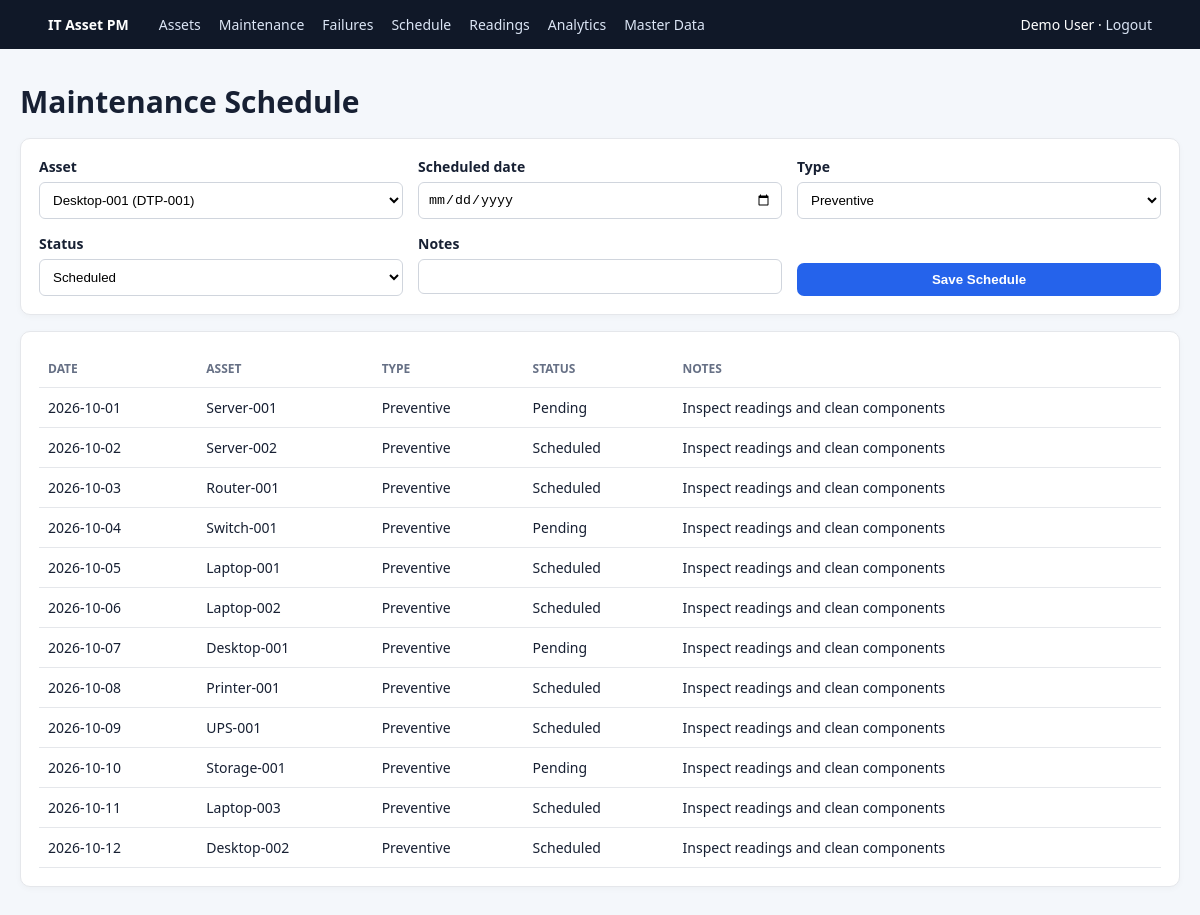
The app's page /schedule (signed in) with its own data.
### tables this page shows
CREATE TABLE users (
    user_id INTEGER PRIMARY KEY AUTOINCREMENT,
    name TEXT NOT NULL,
    email TEXT NOT NULL UNIQUE COLLATE NOCASE,
    password TEXT NOT NULL,
    created_at TEXT NOT NULL DEFAULT CURRENT_TIMESTAMP
);

CREATE TABLE maintenance_schedule (
    schedule_id INTEGER PRIMARY KEY AUTOINCREMENT,
    asset_id INTEGER NOT NULL REFERENCES assets(asset_id) ON DELETE CASCADE,
    scheduled_date TEXT NOT NULL,
    maintenance_type TEXT NOT NULL CHECK(maintenance_type IN ('Preventive','Corrective','Emergency')),
    notes TEXT,
    status TEXT NOT NULL CHECK(status IN ('Scheduled','Completed','Pending')) DEFAULT 'Scheduled'
);

CREATE TABLE assets (
    asset_id INTEGER PRIMARY KEY AUTOINCREMENT,
    user_id INTEGER NOT NULL REFERENCES users(user_id) ON DELETE CASCADE,
    category_id INTEGER NOT NULL REFERENCES asset_categories(category_id) ON DELETE RESTRICT,
    asset_name TEXT NOT NULL,
    asset_tag TEXT NOT NULL UNIQUE,
    manufacturer TEXT,
    model TEXT,
    purchase_date TEXT NOT NULL,
    warranty_expiry TEXT,
    location TEXT NOT NULL,
    status TEXT NOT NULL CHECK(status IN ('Active','Under Maintenance','Retired')) DEFAULT 'Active',
    criticality TEXT NOT NULL CHECK(criticality IN ('Low','Medium','High')) DEFAULT 'Medium',
    installation_date TEXT,
    created_at TEXT NOT NULL DEFAULT CURRENT_TIMESTAMP
);

### app.py (the view)
@app.route('/schedule',methods=['GET','POST'])
@login_required
def schedule():
    c=get_db(); o=opts(c)
    if request.method=='POST':
        f=request.form; c.execute('INSERT INTO maintenance_schedule(asset_id,scheduled_date,maintenance_type,notes,status) VALUES(?,?,?,?,?)',(f['asset_id'],f['scheduled_date'],f['maintenance_type'],f.get('notes',''),f['status'])); c.commit(); flash('Schedule saved.','success')
    rows=c.execute('SELECT s.*,a.asset_name FROM maintenance_schedule s JOIN assets a ON a.asset_id=s.asset_id WHERE a.user_id=? ORDER BY s.scheduled_date',(session['user_id'],)).fetchall(); c.close(); return render_template('schedule.html',rows=rows,**o)

### app.py (called while the page is built)
def login_required(f):
    @wraps(f)
    def w(*a,**kw):
        if not session.get('user_id'): flash('Please log in first.','warning'); return redirect(url_for('login'))
        return f(*a,**kw)
    return w

@app.context_processor
def inject(): return {'today':date.today().isoformat(),'user':g.get('user')}

@app.before_request
def load_user():
    g.user=None
    if session.get('user_id'):
        g.user=get_db().execute('SELECT * FROM users WHERE user_id=?',(session['user_id'],)).fetchone()

def opts(conn): return {'categories':conn.execute('SELECT * FROM asset_categories ORDER BY category_name').fetchall(),'assets':conn.execute('SELECT asset_id,asset_name,asset_tag FROM assets WHERE user_id=? ORDER BY asset_name',(session['user_id'],)).fetchall()}

### database.py (called while the page is built)
def get_db():
    conn = sqlite3.connect(DB_PATH)
    conn.row_factory = sqlite3.Row
    conn.execute('PRAGMA foreign_keys = ON')
    return conn

### templates/schedule.html
{% extends 'base.html' %}{% block content %}<h1>Maintenance Schedule</h1><form class='panel formgrid' method=post><label>Asset<select name=asset_id required>{% for a in assets %}<option value={{a.asset_id}}>{{a.asset_name}} ({{a.asset_tag}})</option>{% endfor %}</select></label><label>Scheduled date<input type=date name=scheduled_date required></label><label>Type<select name=maintenance_type><option>Preventive</option><option>Corrective</option><option>Emergency</option></select></label><label>Status<select name=status><option>Scheduled</option><option>Pending</option><option>Completed</option></select></label><label>Notes<input name=notes></label><button>Save Schedule</button></form><section class=panel><table><tr><th>Date</th><th>Asset</th><th>Type</th><th>Status</th><th>Notes</th></tr>{% for x in rows %}<tr><td>{{x.scheduled_date}}</td><td>{{x.asset_name}}</td><td>{{x.maintenance_type}}</td><td>{{x.status}}</td><td>{{x.notes}}</td></tr>{% endfor %}</table></section>{% endblock %}

### templates/base.html (shortened to what this page needs)
<!doctype html><html><head><link rel=stylesheet href='{{url_for("static",filename="css/style.css")}}'></head><body><nav><a class=brand href='{{url_for("dashboard")}}'>IT Asset PM</a>{% if user %}<a href='{{url_for("assets")}}'>Assets</a><a href='{{url_for("maintenance")}}'>Maintenance</a><a href='{{url_for("failures")}}'>Failures</a><a href='{{url_for("schedule")}}'>Schedule</a><a href='{{url_for("readings")}}'>Readings</a><a href='{{url_for("analytics")}}'>Analytics</a><a href='{{url_for("masters")}}'>Master Data</a><span class=navuser>{{user['name']}} · <a href='{{url_for("logout")}}'>Logout</a></span>{% endif %}</nav><main>{% block content %}{% endblock %}</main></body></html>

### static/css/style.css (style rules this page uses)
:root { --bg:#f4f7fb;--ink:#172033;--muted:#667085;--blue:#2563eb;--line:#e5e7eb;--panel:#fff }
* { box-sizing:border-box }
body { margin:0;background:var(--bg);color:var(--ink);font:14px system-ui,-apple-system,Segoe UI,sans-serif }
nav { background:#101828;color:#fff;padding:15px 4%;display:flex;gap:18px;align-items:center;flex-wrap:wrap }
nav a { color:#dbe5f5;text-decoration:none }
.brand { font-weight:800;color:#fff;margin-right:12px }
.navuser { margin-left:auto }
main { max-width:1240px;margin:32px auto;padding:0 20px }
h1 { font-size:30px;margin:0 0 8px }
.card,.panel { background:var(--panel);border:1px solid var(--line);border-radius:10px;padding:18px;box-shadow:0 2px 6px #10182808 }
.panel { margin:16px 0;overflow:auto }
table { border-collapse:collapse;width:100%;min-width:520px }
th,td { padding:10px 9px;border-bottom:1px solid var(--line);text-align:left }
th { font-size:12px;color:var(--muted);text-transform:uppercase }
.button,button { border:0;border-radius:7px;background:var(--blue);color:#fff;padding:9px 13px;text-decoration:none;cursor:pointer;font-weight:600;display:inline-block }
input,select { width:100%;border:1px solid #d0d5dd;border-radius:6px;padding:9px;background:#fff }
label { display:block;font-weight:600 }
label input,label select { margin-top:6px;font-weight:400 }
.formgrid { display:grid;grid-template-columns:repeat(3,1fr);gap:15px }
.formgrid>button,.formgrid>div { align-self:end }

### records on screen
users: name "Demo User"
maintenance_schedule: scheduled_date "2026-10-01", asset_name "Server-001", maintenance_type "Preventive", status "Pending", notes "Inspect readings and clean components"
maintenance_schedule: scheduled_date "2026-10-02", asset_name "Server-002", maintenance_type "Preventive", status "Scheduled", notes "Inspect readings and clean components"
maintenance_schedule: scheduled_date "2026-10-03", asset_name "Router-001", maintenance_type "Preventive", status "Scheduled", notes "Inspect readings and clean components"
maintenance_schedule: scheduled_date "2026-10-04", asset_name "Switch-001", maintenance_type "Preventive", status "Pending", notes "Inspect readings and clean components"
maintenance_schedule: scheduled_date "2026-10-05", asset_name "Laptop-001", maintenance_type "Preventive", status "Scheduled", notes "Inspect readings and clean components"
maintenance_schedule: scheduled_date "2026-10-06", asset_name "Laptop-002", maintenance_type "Preventive", status "Scheduled", notes "Inspect readings and clean components"
maintenance_schedule: scheduled_date "2026-10-07", asset_name "Desktop-001", maintenance_type "Preventive", status "Pending", notes "Inspect readings and clean components"
maintenance_schedule: scheduled_date "2026-10-08", asset_name "Printer-001", maintenance_type "Preventive", status "Scheduled", notes "Inspect readings and clean components"
maintenance_schedule: scheduled_date "2026-10-09", asset_name "UPS-001", maintenance_type "Preventive", status "Scheduled", notes "Inspect readings and clean components"
maintenance_schedule: scheduled_date "2026-10-10", asset_name "Storage-001", maintenance_type "Preventive", status "Pending", notes "Inspect readings and clean components"
maintenance_schedule: scheduled_date "2026-10-11", asset_name "Laptop-003", maintenance_type "Preventive", status "Scheduled", notes "Inspect readings and clean components"
maintenance_schedule: scheduled_date "2026-10-12", asset_name "Desktop-002", maintenance_type "Preventive", status "Scheduled", notes "Inspect readings and clean components"

### other values on screen
form field asset_id "Desktop-001 (DTP-001)"
